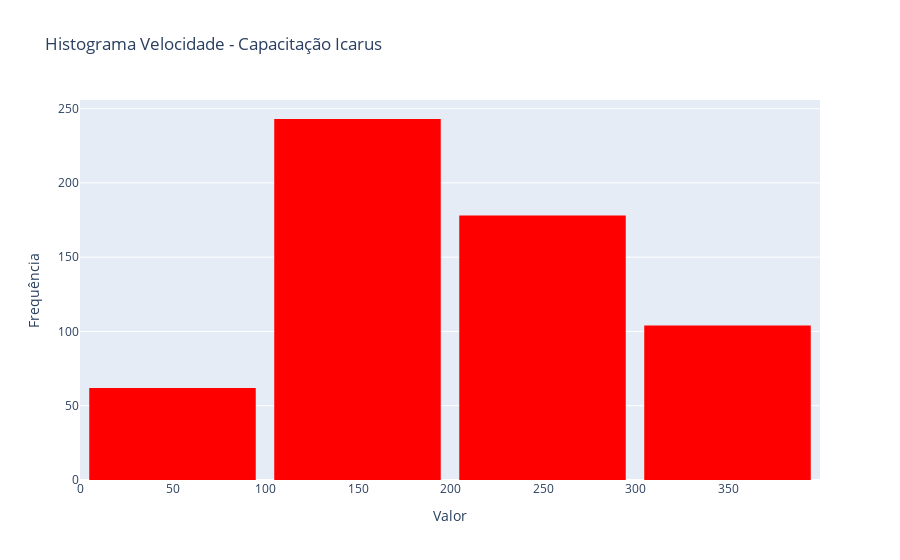

The code cell stored with this chart in its notebook:
### Code cell
fig = go.Figure(data=[go.Histogram(
    x=saiTel["Speed"],
    nbinsx=5,  
    marker=dict(color='red'),  
)])

fig.update_layout(
    title='Histograma Velocidade - Capacitação Icarus',
    xaxis_title='Valor',
    yaxis_title='Frequência',
    bargap=0.1
)

### Figure 1 — Plotly figure (JSON) as saved in the notebook; plotly's stock layout.template omitted (floating-point values rounded to 4 significant figures; data arrays with more than 128 entries replaced by an {"elided": "..."} marker saying what was removed)
{"data": [{"marker": {"color": "red"}, "nbinsx": 5, "type": "histogram", "x": {"elided": "587 int values"}}], "layout": {"bargap": 0.1, "title": {"text": "Histograma Velocidade - Capacitação Icarus"}, "xaxis": {"title": {"text": "Valor"}}, "yaxis": {"title": {"text": "Frequência"}}}}
